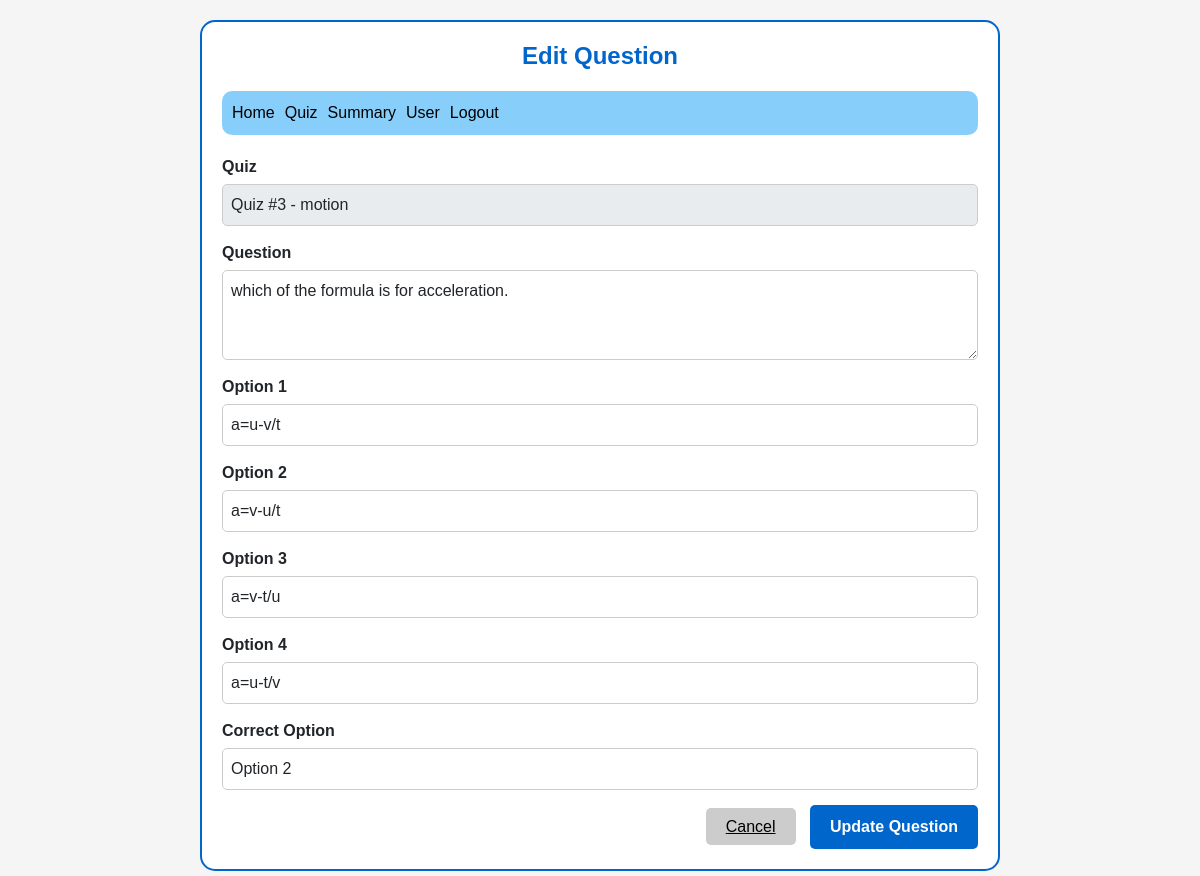
Screenshot of /edit_question/4 with the database file from the repository.
### application/models.py (models this page shows)
class Question(db.Model):
    id = db.Column(db.Integer, primary_key=True)
    quiz_id = db.Column(db.Integer, db.ForeignKey('quiz.id'), nullable=False)
    question_text = db.Column(db.Text, nullable=False)
    option1 = db.Column(db.String(), nullable=False)
    option2 = db.Column(db.String(), nullable=False)
    option3 = db.Column(db.String(), nullable=False)
    option4 = db.Column(db.String(), nullable=False)
    correct_option = db.Column(db.Integer, nullable=False)

### application/controllers.py (the view, shortened to what this page needs)
@app.route("/edit_question/<int:question_id>", methods=["GET", "POST"])
def edit_question(question_id):
    question = Question.query.get_or_404(question_id)
    quizzes = Quiz.query.all()
    return render_template("admin/edit_question.html", question=question)

### templates/admin/edit_question.html (shortened to what this page needs)
<!DOCTYPE html>
<html lang="en">
<head>
    <link href="https://cdn.jsdelivr.net/npm/bootstrap@5.3.3/dist/css/bootstrap.min.css" rel="stylesheet">
</head>
<body>
    <div class="form-container">
        <h1 class="form-header">Edit Question</h1>
        <div class="nav-bar">
            <div class="nav-links">
                <a href="/admin_dashboard">Home</a>
                <a href="/quiz_management">Quiz</a>
                <a href="/summary">Summary</a>
                <a href="/user_list">User</a>
                <a href="">Logout</a>
            </div>
        </div>
        <form method="POST" action="/edit_question/{{ question.id }}">
            <div class="form-group">
                <label class="form-label">Quiz</label>
                <select class="form-control" name="quiz_id" disabled>
                    <option value="{{ question.quiz_id }}">
                        Quiz #{{ question.quiz_id }} - {{ question.quiz.chapter.name }}
                    </option>
                </select>
            </div>
            <div class="form-group">
                <label class="form-label">Question</label>
                <textarea class="form-control" name="question_statement" rows="3" required>{{ question.question_text }}</textarea>
            </div>
            <div class="form-group">
                <label class="form-label">Option 1</label>
                <input type="text" class="form-control" name="option1" value="{{ question.option1 }}" required>
            </div>
            <div class="form-group">
                <label class="form-label">Option 2</label>
                <input type="text" class="form-control" name="option2" value="{{ question.option2 }}" required>
            </div>
            <div class="form-group">
                <label class="form-label">Option 3</label>
                <input type="text" class="form-control" name="option3" value="{{ question.option3 }}" required>
            </div>
            <div class="form-group">
                <label class="form-label">Option 4</label>
                <input type="text" class="form-control" name="option4" value="{{ question.option4 }}" required>
            </div>
            <div class="form-group">
                <label class="form-label">Correct Option</label>
                <select class="form-control" name="correct_option" required>
                    <option value="2" {% if question.correct_option == 2 %}selected{% endif %}>Option 2</option>
                </select>
            </div>
            <div style="text-align: right;">
                <a href="/quiz_management" class="cancel-btn">Cancel</a>
                <button type="submit" class="submit-btn">Update Question</button>
            </div>
        </form>
    </div>
</body>
</html>

### templates/admin/edit_question.html (style rules this page uses)
* { margin: 0; padding: 0; box-sizing: border-box; font-family: Arial, sans-serif; }
body { background-color: #f5f5f5; }
.form-container { max-width: 800px; margin: 20px auto; border: 2px solid #0066cc; border-radius: 15px; padding: 20px; background-color: white; }
.form-header { text-align: center; color: #0066cc; margin-bottom: 20px; font-weight: bold; font-size: 1.5rem; }
.nav-bar { display: flex; justify-content: space-between; background-color: #87CEFA; padding: 10px; border-radius: 10px; margin-bottom: 20px; }
.nav-links { display: flex; gap: 10px; }
.nav-links a { text-decoration: none; color: #000; }
.form-group { margin-bottom: 15px; }
.form-label { display: block; margin-bottom: 5px; font-weight: bold; }
.form-control { width: 100%; padding: 8px; border: 1px solid #ccc; border-radius: 5px; }
.submit-btn { background-color: #0066cc; color: white; border: none; padding: 10px 20px; border-radius: 5px; cursor: pointer; font-weight: bold; }
.cancel-btn { background-color: #ccc; color: black; border: none; padding: 10px 20px; border-radius: 5px; cursor: pointer; margin-right: 10px; }

### rows the page displays
Question: question_statement "which of the formula is for acceleration.", option1 "a=u-v/t", option2 "a=v-u/t", option3 "a=v-t/u", option4 "a=u-t/v", correct_option "Option 2"
